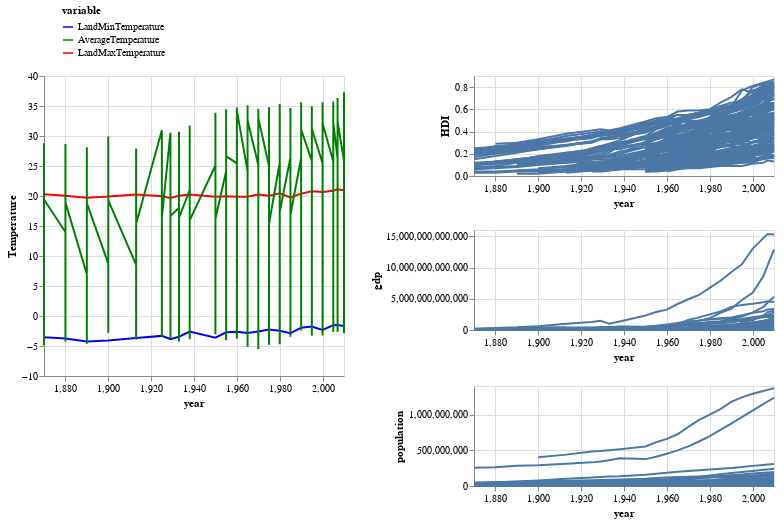

The code cell stored with this chart in its notebook:
### Code cell
a = make_chart(data, "HDI", selector_dropdown)
b = make_chart(data, "gdp", selector_dropdown)
c = make_chart(data, "population", selector_dropdown)

temp_chart | (a & b & c)

### Figure 1 — Vega-Lite specification as saved in the notebook (floating-point values rounded to 4 significant figures; data arrays with more than 128 entries replaced by an {"elided": "..."} marker saying what was removed)
{"config": {"view": {"continuousWidth": 400, "continuousHeight": 300}}, "hconcat": [{"mark": "line", "encoding": {"color": {"type": "nominal", "field": "variable", "legend": {"orient": "bottom-left"}, "scale": {"domain": ["LandMinTemperature", "AverageTemperature", "LandMaxTemperature"], "range": ["blue", "green", "red"]}}, "x": {"type": "quantitative", "field": "year"}, "y": {"type": "quantitative", "field": "Temperature"}}, "height": 300, "selection": {"Selected": {"type": "single", "fields": ["country"], "bind": {"input": "select", "options": {"elided": "152 str values"}}}}, "transform": [{"fold": ["LandMinTemperature", "LandMaxTemperature", "AverageTemperature"], "as": ["variable", "Temperature"]}, {"filter": {"selection": "Selected"}}], "width": 300}, {"vconcat": [{"mark": "line", "encoding": {"detail": {"type": "nominal", "field": "country"}, "x": {"type": "quantitative", "field": "year"}, "y": {"type": "quantitative", "field": "HDI"}}, "height": 100, "transform": [{"filter": {"selection": "Selected"}}], "width": 300}, {"mark": "line", "encoding": {"detail": {"type": "nominal", "field": "country"}, "x": {"type": "quantitative", "field": "year"}, "y": {"type": "quantitative", "field": "gdp"}}, "height": 100, "transform": [{"filter": {"selection": "Selected"}}], "width": 300}, {"mark": "line", "encoding": {"detail": {"type": "nominal", "field": "country"}, "x": {"type": "quantitative", "field": "year"}, "y": {"type": "quantitative", "field": "population"}}, "height": 100, "transform": [{"filter": {"selection": "Selected"}}], "width": 300}]}], "data": {"name": "data-627e7ceb03d8f4e29e6c778c7770cc7c"}, "$schema": "https://vega.github.io/schema/vega-lite/v4.8.1.json", "datasets": {"data-627e7ceb03d8f4e29e6c778c7770cc7c": {"elided": "2320 records"}}}
